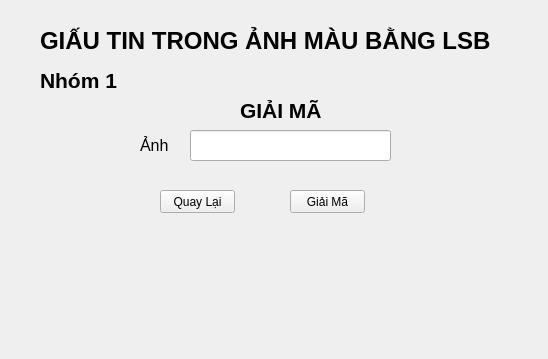
<?xml version="1.0" encoding="UTF-8"?>
<ui version="4.0">
 <class>giai_ma</class>
 <widget class="QWidget" name="giai_ma">
  <property name="geometry">
   <rect>
    <x>0</x>
    <y>0</y>
    <width>548</width>
    <height>359</height>
   </rect>
  </property>
  <property name="windowTitle">
   <string>Giải Mã</string>
  </property>
  <widget class="QLabel" name="label">
   <property name="geometry">
    <rect>
     <x>40</x>
     <y>20</y>
     <width>491</width>
     <height>41</height>
    </rect>
   </property>
   <property name="font">
    <font>
     <family>Arial</family>
     <pointsize>18</pointsize>
     <weight>75</weight>
     <bold>true</bold>
    </font>
   </property>
   <property name="text">
    <string>GIẤU TIN TRONG ẢNH MÀU BẰNG LSB</string>
   </property>
  </widget>
  <widget class="QLineEdit" name="out_anh">
   <property name="geometry">
    <rect>
     <x>190</x>
     <y>130</y>
     <width>201</width>
     <height>31</height>
    </rect>
   </property>
  </widget>
  <widget class="QPushButton" name="back">
   <property name="geometry">
    <rect>
     <x>160</x>
     <y>190</y>
     <width>75</width>
     <height>23</height>
    </rect>
   </property>
   <property name="text">
    <string>Quay Lại</string>
   </property>
  </widget>
  <widget class="QPushButton" name="bat_dau">
   <property name="geometry">
    <rect>
     <x>290</x>
     <y>190</y>
     <width>75</width>
     <height>23</height>
    </rect>
   </property>
   <property name="text">
    <string>Giải Mã</string>
   </property>
  </widget>
  <widget class="QLabel" name="label_2">
   <property name="geometry">
    <rect>
     <x>40</x>
     <y>70</y>
     <width>91</width>
     <height>21</height>
    </rect>
   </property>
   <property name="font">
    <font>
     <family>Arial</family>
     <pointsize>16</pointsize>
     <weight>75</weight>
     <bold>true</bold>
    </font>
   </property>
   <property name="text">
    <string>Nhóm 1</string>
   </property>
  </widget>
  <widget class="QLabel" name="label_4">
   <property name="geometry">
    <rect>
     <x>140</x>
     <y>130</y>
     <width>31</width>
     <height>31</height>
    </rect>
   </property>
   <property name="font">
    <font>
     <family>Arial</family>
     <pointsize>12</pointsize>
    </font>
   </property>
   <property name="text">
    <string>Ảnh</string>
   </property>
  </widget>
  <widget class="QLabel" name="label_3">
   <property name="geometry">
    <rect>
     <x>240</x>
     <y>100</y>
     <width>91</width>
     <height>21</height>
    </rect>
   </property>
   <property name="font">
    <font>
     <family>Arial</family>
     <pointsize>16</pointsize>
     <weight>75</weight>
     <bold>true</bold>
    </font>
   </property>
   <property name="text">
    <string>GIẢI MÃ</string>
   </property>
  </widget>
 </widget>
 <resources/>
 <connections/>
</ui>
